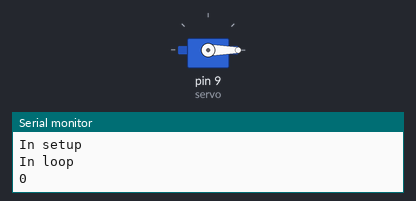
This sketch was run on a simulated Arduino Uno, built with avr-gcc and run on an emulated ATmega328P. On the bench: servo, the last lines printed to the serial monitor.

Above: at 2.05 s.
At 6.0 s:
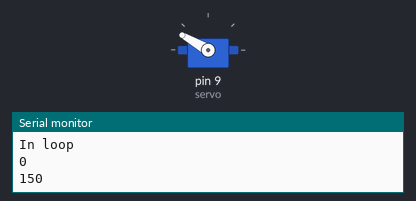
Timing chart, 0 to 7.2 s (numbered marks = the images above):
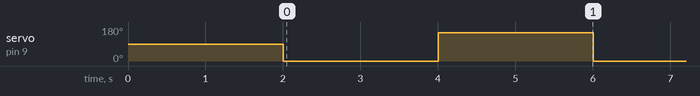

Measured:
- by itself, servo on pin 9 (servo): alternates 150° for 2.0 s and 0° for 2.0 s

The sketch:

Drank.ino
```cpp
#include <Servo.h>

Servo servo;

int posA = 0;
int posB = 150;

void setup() {
  // put your setup code here, to run once:
  Serial.begin(9600);
  Serial.println("In setup");
  servo.attach(9);
  //servo.write(0);
  delay(2000);


}

void loop() {
  Serial.println("In loop");
  // put your main code here, to run repeatedly:
  servo.write(posA);
  Serial.println(posA);
  delay(2000);
  servo.write(posB);
  Serial.println(posB);
  delay(2000);

}
```
